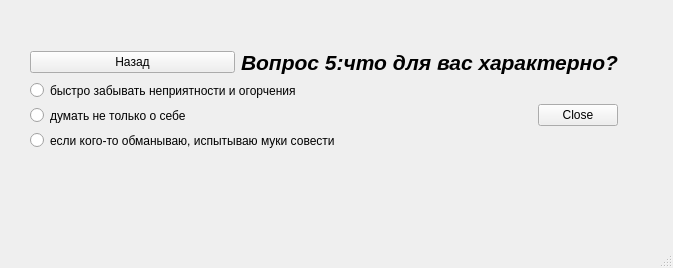
<?xml version="1.0" encoding="UTF-8"?>
<ui version="4.0">
 <class>Test_1q5</class>
 <widget class="QMainWindow" name="Test_1q5">
  <property name="geometry">
   <rect>
    <x>0</x>
    <y>0</y>
    <width>673</width>
    <height>268</height>
   </rect>
  </property>
  <property name="windowTitle">
   <string>MainWindow</string>
  </property>
  <widget class="QWidget" name="centralwidget">
   <widget class="QWidget" name="">
    <property name="geometry">
     <rect>
      <x>30</x>
      <y>50</y>
      <width>588</width>
      <height>100</height>
     </rect>
    </property>
    <layout class="QGridLayout" name="gridLayout">
     <item row="0" column="0" colspan="2">
      <layout class="QHBoxLayout" name="horizontalLayout_2">
       <item>
        <widget class="QPushButton" name="backButton_for_q4">
         <property name="text">
          <string>Назад</string>
         </property>
        </widget>
       </item>
       <item>
        <widget class="QLabel" name="label">
         <property name="text">
          <string>&lt;html&gt;&lt;head/&gt;&lt;body&gt;&lt;p&gt;&lt;span style=&quot; font-size:16pt; font-weight:600; font-style:italic;&quot;&gt;Вопрос 5:что для вас характерно?&lt;/span&gt;&lt;/p&gt;&lt;/body&gt;&lt;/html&gt;</string>
         </property>
        </widget>
       </item>
      </layout>
     </item>
     <item row="1" column="0">
      <layout class="QVBoxLayout" name="verticalLayout">
       <item>
        <widget class="QRadioButton" name="radioButton_15">
         <property name="text">
          <string>быстро забывать неприятности и огорчения</string>
         </property>
        </widget>
       </item>
       <item>
        <widget class="QRadioButton" name="radioButton_25">
         <property name="text">
          <string>думать не только о себе</string>
         </property>
        </widget>
       </item>
       <item>
        <widget class="QRadioButton" name="radioButton_35">
         <property name="text">
          <string>если кого-то обманываю, испытываю муки совести</string>
         </property>
        </widget>
       </item>
      </layout>
     </item>
     <item row="1" column="1">
      <layout class="QHBoxLayout" name="horizontalLayout">
       <item>
        <spacer name="horizontalSpacer">
         <property name="orientation">
          <enum>Qt::Horizontal</enum>
         </property>
         <property name="sizeHint" stdset="0">
          <size>
           <width>208</width>
           <height>20</height>
          </size>
         </property>
        </spacer>
       </item>
       <item>
        <widget class="QPushButton" name="closeButton_for_Begin">
         <property name="text">
          <string>Close</string>
         </property>
        </widget>
       </item>
      </layout>
     </item>
    </layout>
   </widget>
  </widget>
  <widget class="QMenuBar" name="menubar">
   <property name="geometry">
    <rect>
     <x>0</x>
     <y>0</y>
     <width>673</width>
     <height>21</height>
    </rect>
   </property>
  </widget>
  <widget class="QStatusBar" name="statusbar"/>
 </widget>
 <resources/>
 <connections/>
</ui>
